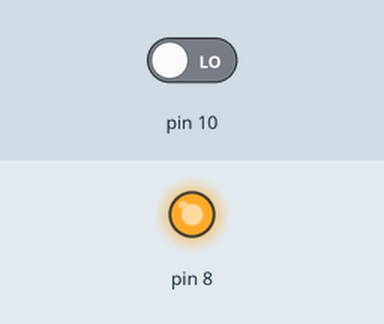
Simulated run of this program. Board: Raspberry Pi (header pin numbers). Shown: output pins drawn as LEDs (lit = HIGH). Dashed ring = blinking. The test bench sets the inputs (shaded band); at power-on: pin 10 LOW.

Above: at 1.2 s.
1.3 s: pin 10 driven HIGH
At 4.2 s:
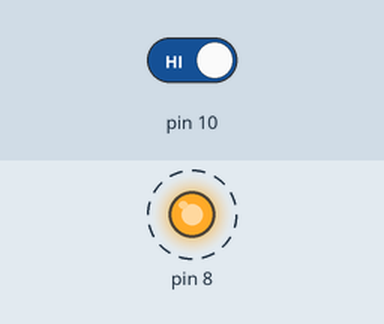
4.3 s: pin 10 driven LOW
At 5.4 s:
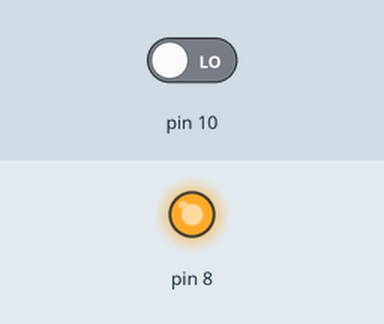
Timing chart, 0 to 7.3 s (numbered marks = the images above; inputs shaded):
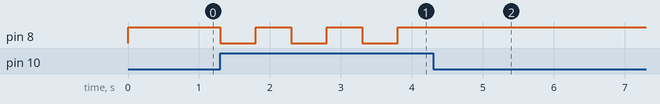

Measured:
- after the input at 1.3 s, pin 8: alternates HIGH for 0.50 s and LOW for 0.50 s, starting at once
- after the input at 4.3 s, pin 8: stops changing and stays HIGH

The program:

gpio.py
```python
import RPi.GPIO as GPIO
from time import sleep
GPIO.setwarnings(False)    # Ignore warning for now
GPIO.setmode(GPIO.BOARD)   # Use physical pin numbering
GPIO.setup(8, GPIO.OUT, initial=GPIO.LOW)
GPIO.setup(10, GPIO.IN)

while True:
    while GPIO.input(10):
        GPIO.output(8, False)
        sleep(0.5)
        GPIO.output(8, True)
        sleep(0.5)

    GPIO.output(8, True)
```
